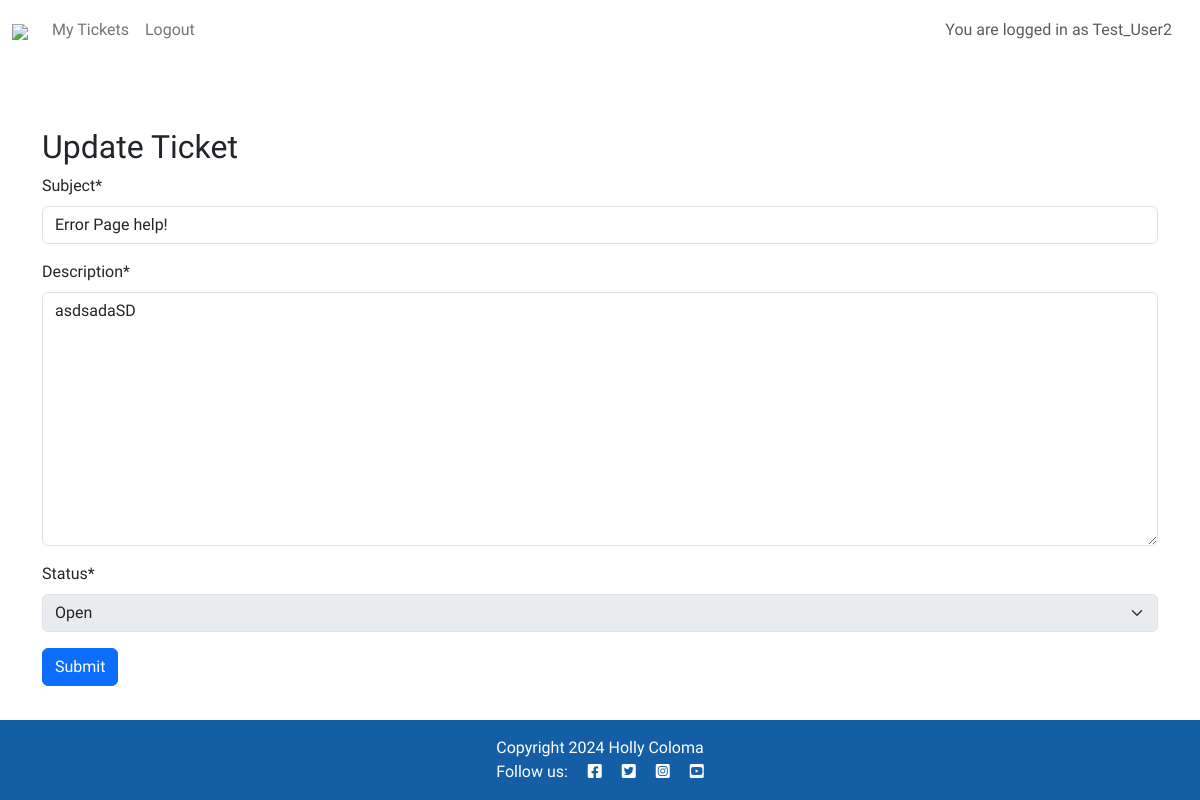
Page /ticket/27/edit/ (signed in) on the committed database.
### support/models.py (models this page shows, shortened)
class Ticket(models.Model):
    STATUS_OPTIONS = (
        ('Open', 'Open'),
        ('In Progress', 'In Progress'),
        ('Closed', 'Closed'),
    )
    ticket_id = models.CharField(max_length=20, unique=True)
    user = models.ForeignKey(User, on_delete=models.CASCADE)
    subject = models.CharField(max_length=255)
    description = models.TextField()
    status = models.CharField(max_length=20, choices=STATUS_OPTIONS, default='Open')
    created_on = models.DateTimeField(auto_now_add=True)
    updated_on = models.DateTimeField(auto_now=True)

### support/views.py (the view, shortened to what this page needs)
# urls.py: path('ticket/<int:pk>/edit/', TicketUpdateView.as_view(), name='ticket_edit'),
class TicketUpdateView(LoginRequiredMixin, UpdateView):
    model = Ticket
    form_class = TicketUpdateForm
    template_name = 'support/ticket_form.html'
    success_message = "Ticket was updated successfully!"
    def get_queryset(self):
        queryset = super().get_queryset()
        if self.request.user.is_staff or self.request.user.is_superuser:
            return Ticket.objects.all()
        return Ticket.objects.filter(user=self.request.user)
    def get_form_kwargs(self):
        kwargs = super().get_form_kwargs()
        kwargs['user'] = self.request.user  # Pass the user to the form
        return kwargs

### support/forms.py
class TicketUpdateForm(forms.ModelForm):
    class Meta:
        model = Ticket
        fields = ['subject', 'description', 'status']
    def __init__(self, *args, **kwargs):
        self.user = kwargs.pop('user', None)
        super().__init__(*args, **kwargs)
        if self.user:
            if self.user.is_staff and not self.user.is_superuser:  # Tech support (staff but not admin)
                self.fields['subject'].disabled = True
                self.fields['description'].disabled = True
            elif self.user.is_superuser:  # Admin
                pass  # Admins can edit everything
            else:  # Regular users
                self.fields['status'].disabled = True

### support/templates/support/ticket_form.html (shortened to what this page needs)
{% extends "base.html" %}
{% block content %}
{% load crispy_forms_tags %}
<div class="container mt-5">
    <h2>{% if form.instance.pk %}Update Ticket{% else %}Create a New Ticket{% endif %}</h2>
    <form method="post" action="">
        {{ form|crispy }}
        <button type="submit" class="btn btn-primary">Submit</button>
    </form>
</div>
{% endblock content %}

### templates/base.html (shortened to what this page needs)
{% load static %}
{% url 'home' as home_url %}
{% url 'account_login' as login_url %}
{% url 'account_signup' as signup_url %}
{% url 'account_logout' as logout_url %}
<!DOCTYPE html>
<html class="h-100" lang="en">
<head>
    <link rel="stylesheet" href="https://cdnjs.cloudflare.com/ajax/libs/font-awesome/5.15.3/css/all.min.css">
    <link href="https://cdn.jsdelivr.net/npm/bootstrap@5.0.1/dist/css/bootstrap.min.css" rel="stylesheet"
>
    <link href="https://stackpath.bootstrapcdn.com/bootstrap/5.3.0/css/bootstrap.min.css" rel="stylesheet">
    <link rel="stylesheet" href="{% static 'css/style.css' %}">
</head>
<body class="d-flex flex-column h-100 main-bg">
    <nav class="navbar navbar-expand-lg navbar-light bg-white">
        <div class="container-fluid">
            <span class="brand"><a class="navbar-brand" href="{% url 'home' %}"><img src="https://res.cloudinary.com/doxcaxx9q/image/upload/v1721345745/techtackles_logo2_mmwt25.png"></a></span>
            <div class="collapse navbar-collapse" id="navbarText">
                <ul class="navbar-nav me-auto mb-2 mb-lg-0">
                    <li class="nav-item">
                        <a class="nav-link {% if request.path == home_url %}active{% endif %}" aria-current="page"
                            href="{% url 'home' %}">
                            {% if user.is_authenticated %}
                                {% if user.is_staff %}
                                    All Tickets
                                {% else %}
                                    My Tickets
                                {% endif %}
                            {% else %}
                                Home
                            {% endif %}
                        </a>
                    </li>
                    {% if user.is_authenticated %}
                        <li class="nav-item">
                            <a class="nav-link {% if request.path == logout_url %}active{% endif %}" aria-current="page" href="{% url 'account_logout' %}">Logout</a>
                        </li>
                    {% endif %}
                </ul>
                <span class="navbar-text text-muted">
                    {% if user.is_authenticated %}
                        <p class="text-end m-3">You are logged in as {{ user }}</p>
                    {% else %}
                        <p class="text-end m-3">You are not logged in</p>
                    {% endif %}
                </span>
            </div>
        </div>
    </nav>
    <main class="flex-grow-1">
        {% block content %}{% endblock content %}
    </main>
    <footer class="footer mt-auto py-3 dark-primary">
        <p class="m-0 text-center text-white">
            {% block copyright %}
            Copyright 2024 Holly Coloma
            {% endblock copyright %}
        </p>
        <p class="m-0 text-center text-white">Follow us: <i class="fab fa-facebook-square ms-3"></i>
            <i class="fab fa-twitter-square ms-3"></i>
            <i class="fab fa-instagram-square ms-3"></i>
            <i class="fab fa-youtube-square ms-3"></i>
        </p>
    </footer>
</body>
</html>

### static/css/style.css (style rules this page uses)
.navbar { position: fixed; top: 0; left: 0; width: 100%; z-index: 1000; height: 60px; padding: 0; display: flex; align-items: center; background-color: white; }
.collapse { background-color: white; }
.navbar-text { color: #6c757d; }
body { background: #ffffff no-repeat; height: 100%; margin: 0; padding: 0; overflow: auto; font-family: "Titillium Web", sans-serif; }
main { margin-top: 80px; }
.brand { font-size: 1.4rem; font-weight: 700; color: #1440a0; }
.dark-primary { background-color: #145ea5; color: white; }
.footer { flex-shrink: 0; }

### rows in the picture
Ticket: subject "Error Page help!", description "asdsadaSD", status "Open"

### other values in the picture
{{ user }} "Test_User2"
